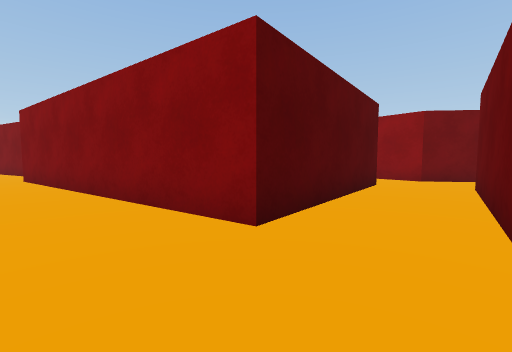
[1] (above)

24 first-person views from a walk through a 3-D level made in the Unity game engine. The camera is 0.64 m above the floor, tilts 4° down and sees 90° across. The floor is counted in squares, 1 m on a side. Each view is taken from the middle of a square. On the plan, view 1 faces up. The plan holds only what a view shows up to about 9 squares ahead; the rest is blank. The place goes on beyond the plan.

[2]
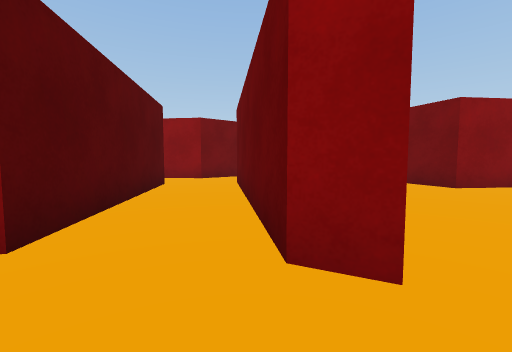

[3]
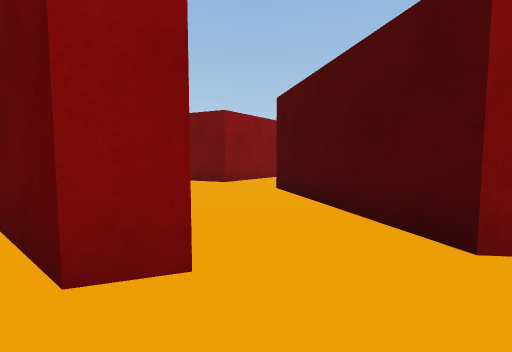

[4]
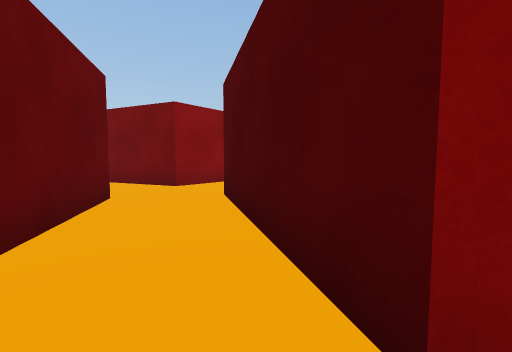

[5]
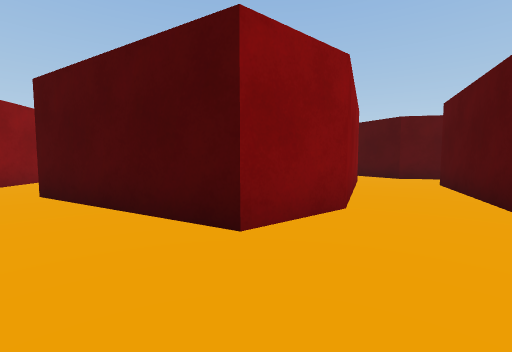

[6]
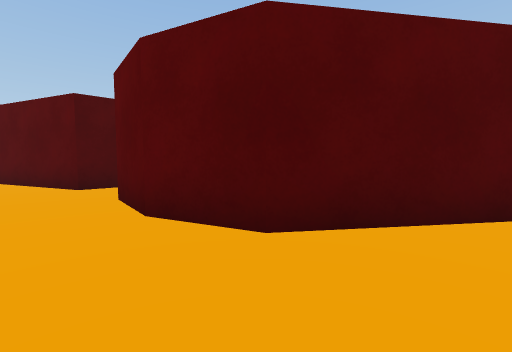

[7]
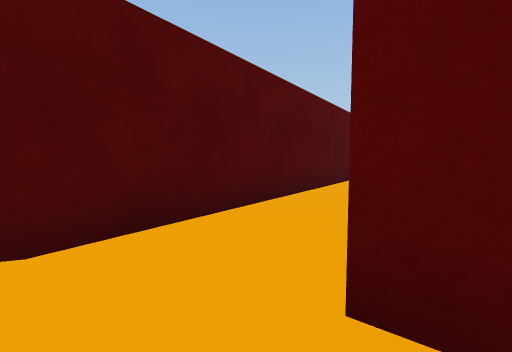

[8]
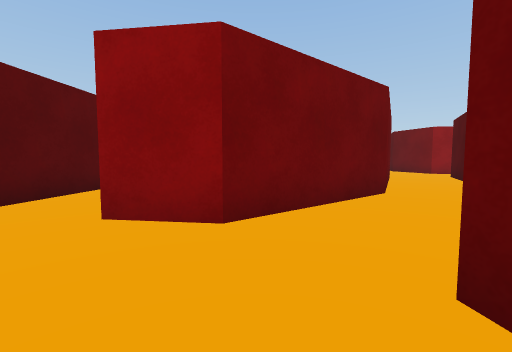

[9]
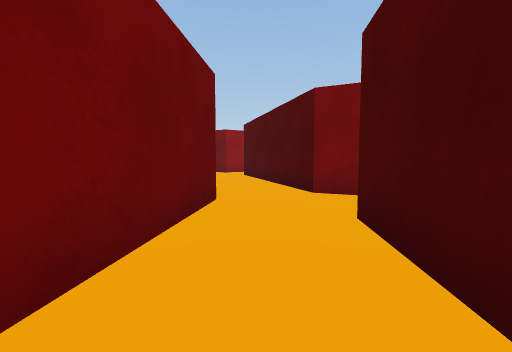

[10]
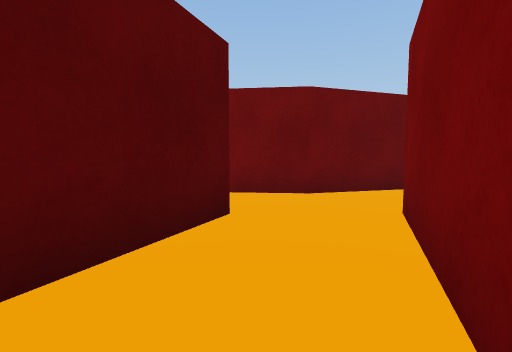

[11]
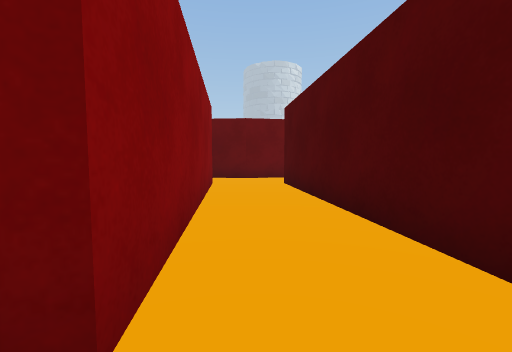

[12]
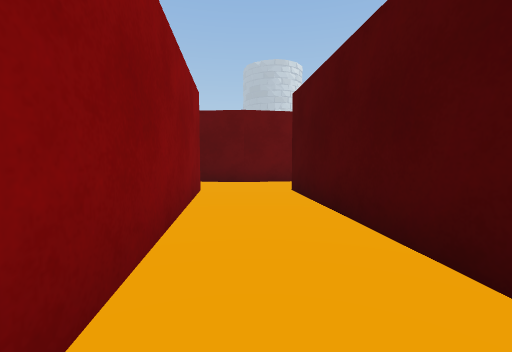

[13]
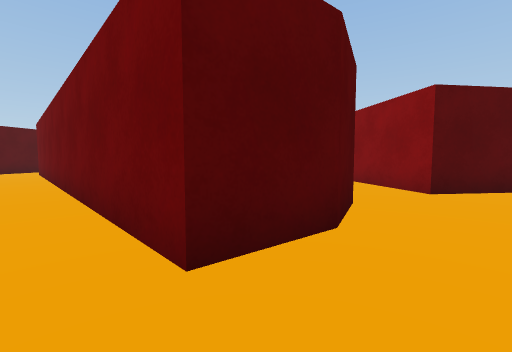

[14]
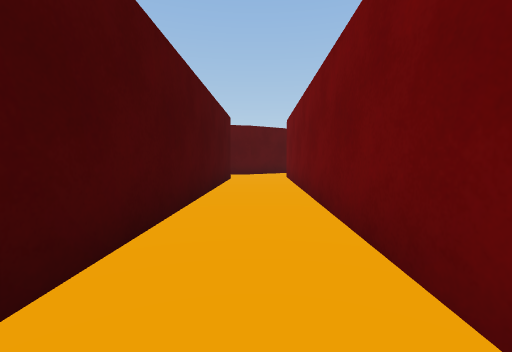

[15]
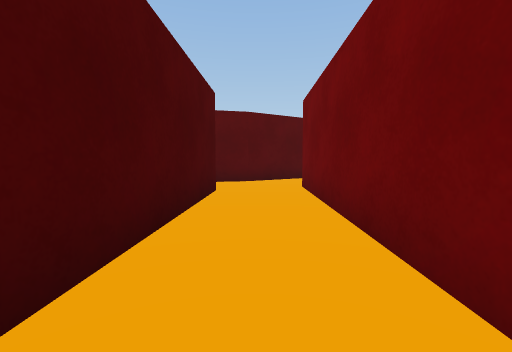

[16]
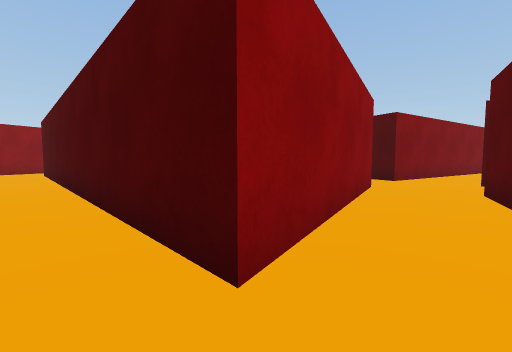

[17]
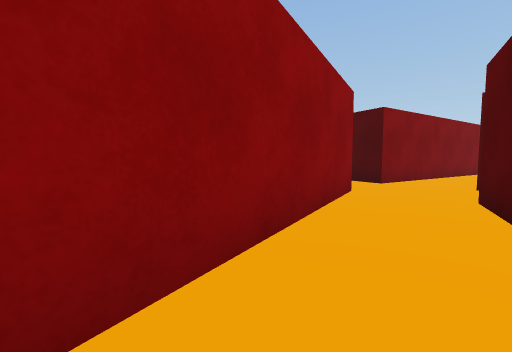

[18]
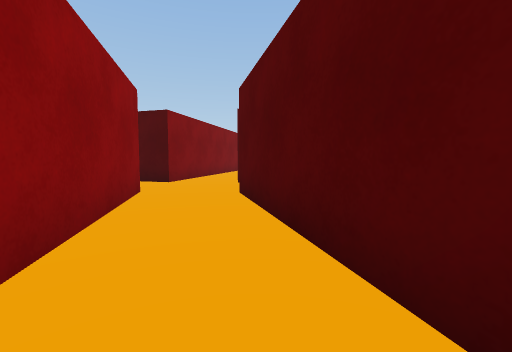

[19]
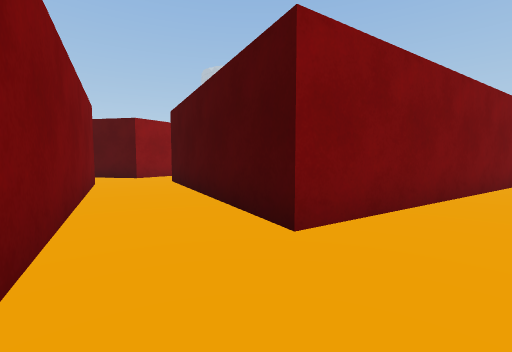

[20]
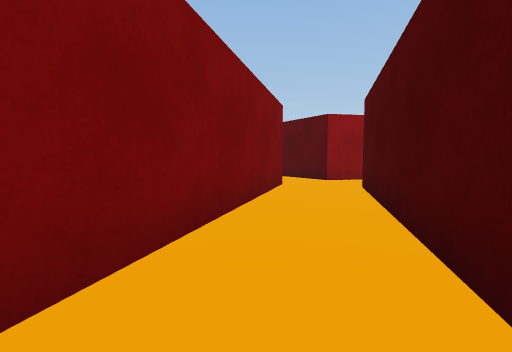

[21]
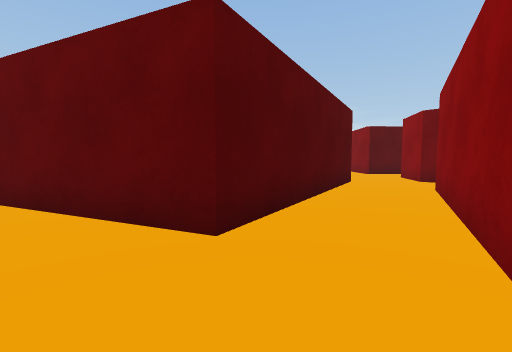

[22]
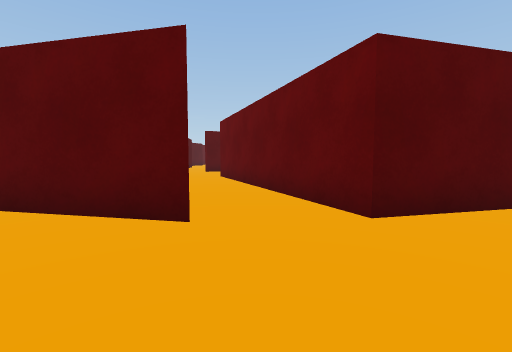

[23]
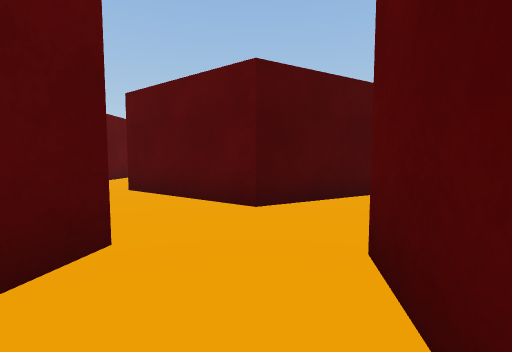

[24]
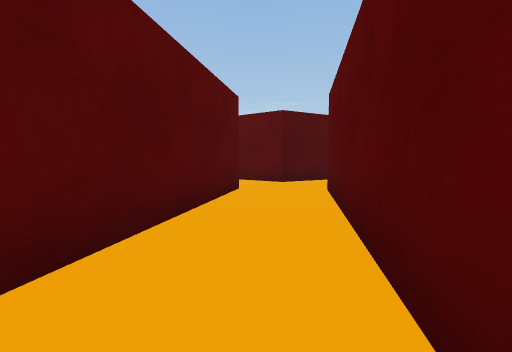

### Floor plan
Points are (right, up) in squares from view 1. A wall is a line through its corners. A room is listed if a view was taken in it or the views show most of it. See-through windows are left out.
Room 1 (views 1, 2, 3, 4, 5)
walls: (1.4, 0.3) (1.2, 0.9); (-0.6, 0.5) (-0.1, -0.8) (-0.3, -2.3); (1.5, -3.1) (1.6, -1.5) (2.8, -1.2)
ways out: opening at (0.5, 1) to room 2; opening at (3, 0) to room 4; opening at (1, -2) to room 6
Room 2 (views 6, 7)
walls: (0, 2.4) (-5, 6); (-5.9, 4.4) (-0.6, 0.5)
ways out: opening at (0.5, 1) to room 1; opening at (1, 3)
Room 3 (views 8, 9)
walls: (2.9, 6.1) (2.1, 5.1); (4.5, 7) (3.7, 8.1); (3.8, 4.2) (4.5, 5.2)
ways out: opening at (5.5, 6) to room 11; opening at (3, 5); opening at (3, 7.5)
Room 4 (views 10, 11)
walls: (5.1, 1.3) (2.6, 0.7); (6.8, 0.8) (7.5, 2.3); (2.8, -1.2) (5.6, -0.4)
ways out: opening at (3, 0) to room 1; opening at (7, 0) to room 5; opening at (7, 3) to room 11
Room 5 (view 12)
walls: (6, -0.8) (9, -3.2); (10.1, -1.8) (6.8, 0.8)
ways out: opening at (7, 0) to room 4
Room 6 (views 13, 14, 15, 16, 17, 18)
walls: (-10.7, -5.2) (-11.1, -3.8) (-0.1, -4.1) (0.5, -5.6); (-0.3, -2.3) (-11.7, -2); (-13.9, -1.9) (-13.1, -3.2) (-12.5, -5.5); (2.3, -5.2) (1.5, -3.1)
ways out: opening at (1, -2) to room 1; opening at (-12, -5) to room 7; opening at (1, -6) to room 10
Room 7 (views 19, 20, 21)
walls: (-11.5, -10.6) (-12.1, -13.2); (-9.8, -8.9) (-10.7, -5.2); (-12.5, -5.5) (-11.7, -8.8) (-14.5, -9.9); (-10.5, -14.6) (-9.7, -10.8)
ways out: opening at (-12, -5) to room 6; opening at (-9, -10) to room 8; opening at (-11, -14)
Room 8 (view 22)
walls: (-6.3, -9.9) (-9.4, -9); (-9.7, -10.8) (-6.7, -11.7)
ways out: opening at (-9, -10) to room 7; opening at (-6, -11)
Room 9 (view 23)
walls: (-1.2, -11.1) (2.4, -8.7); (0.3, -7.9) (-2.7, -9.9)
ways out: opening at (1, -8) to room 10; opening at (-2, -10)
Room 10 (view 24)
walls: (3, -7) (2.3, -5.2); (2.4, -8.7) (3.7, -9.1); (0.5, -5.6) (1.2, -7.4)
ways out: opening at (1, -6) to room 6; opening at (1, -8) to room 9
Room 11 (no view inside)
walls: (7.5, 2.3) (8.7, 4.9) (11.5, 5.8); (4.8, 5.1) (6.7, 4.9) (5.8, 3); (10.5, 7.4) (8, 6.6) (4.5, 7)
ways out: opening at (5.5, 6) to room 3; opening at (7, 3) to room 4; opening at (11, 7)

Where each view was taken, in squares from view 1:
view 1: 0 up, 0 right, facing up
view 2: 0 up, 0 right, facing up-right
view 3: 0 up, 0 right, facing right
view 4: 1 down, 1 right, facing right
view 5: 0 up, 0 right, facing down-right
view 6: 2 up, 1 right, facing down-left
view 7: 2 up, 1 right, facing left
view 8: 5 up, 3 right, facing up-right
view 9: 6 up, 4 right, facing right
view 10: 2 up, 7 right, facing up
view 11: 1 up, 6 right, facing down-right
view 12: 0 up, 7 right, facing down-right
view 13: 3 down, 1 right, facing up-left
view 14: 3 down, 3 left, facing left
view 15: 3 down, 6 left, facing left
view 16: 3 down, 12 left, facing down-right
view 17: 4 down, 12 left, facing down-right
view 18: 4 down, 12 left, facing down
view 19: 9 down, 11 left, facing down-right
view 20: 10 down, 10 left, facing right
view 21: 10 down, 10 left, facing up-left
view 22: 10 down, 9 left, facing left
view 23: 10 down, 2 left, facing down-left
view 24: 8 down, 1 right, facing down-left
